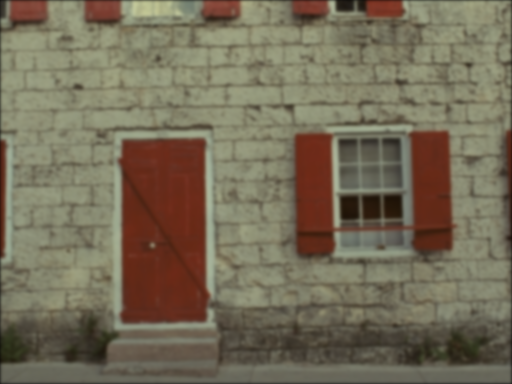
%> input picture metrics/img.png, 512 x 384 px
$ octave --eval "result = BPDHE_TCE2010(imread('../metrics/img.png'));"   (GNU Octave 9; MATLAB toolbox functions it lacks are replaced by stand-ins)
%> lines starting %> are read from the running program, lines starting %| are printed output that depends on the picture; in (x1, y1, x2, y2) boxes, pixels count from 0 and x2, y2 are one past the last pixel; in counts of white or black regions, pixels touching at a corner belong together; the program's own positions count from 1
function d = BPDHE_TCE2010(im)
% input: im (in unit8 format)
% output: d (in unit8 format)

hsv = rgb2hsv(im);
%> hsv: size 384x512x3 double; mean H, S, V 0.141, 0.275, 0.464
h = hsv(:,:,1);
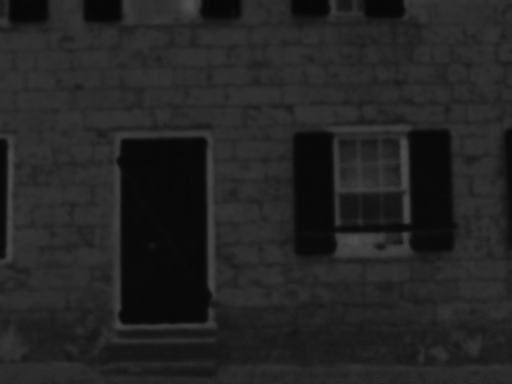
%> h: size 384x512 double; min 0.0254, max 0.322, mean 0.141
s = hsv(:,:,2);
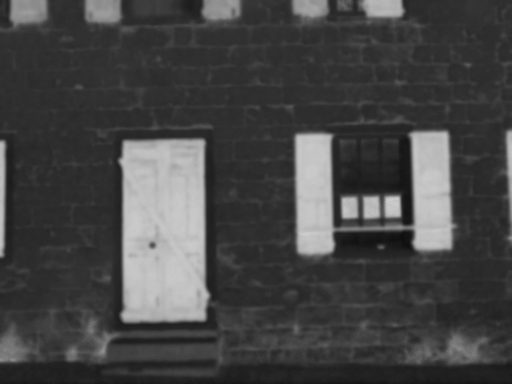
%> s: size 384x512 double; min 0.05, max 0.812, mean 0.275
i = uint8(hsv(:,:,3).*255);
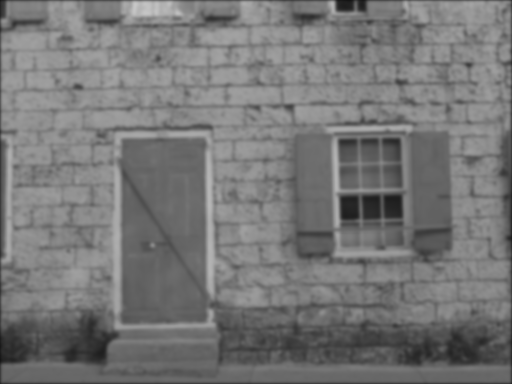
%> i: size 384x512 uint8; min 20, max 199, mean 118.4
% i = uint8(20+rand(512).*(200));
ma = double(max(i(:)));
%> ma = 199
mi = double(min(i(:)));
%> mi = 20
bins = (ma-mi)+1;
%> bins = 180
hist_i = hist(double(i(:)),bins);
%> hist_i = 180 values, max 3798 at index 85, min 1 at index 179, mean 1092.3
gausFilter = fspecial('gaussian',[1 9],1.0762);
blur_hist = (imfilter(hist_i,gausFilter,'replicate'));
%> blur_hist = 180 values, max 3645.3 at index 84, min 2.74 at index 180, mean 1092.3
derivFilter = [-1 1];
deriv_hist = imfilter(blur_hist,derivFilter,'replicate');
%> deriv_hist = 180 values, max 311.1 at index 77, min -341.2 at index 86, mean -0.00393
sign_hist = sign(deriv_hist);
%> sign_hist = 180 values, max 1 at index 3, min -1 at index 1, mean 0.183
meanFilter = [1/3 1/3 1/3];
smooth_sign_hist = sign(imfilter(sign_hist,meanFilter,'replicate'));
%> smooth_sign_hist = 180 values, max 1 at index 3, min -1 at index 1, mean 0.178
cmpFilter = [1 1 1  -1 -1 -1 -1 -1];
index = zeros([1,3]);
index(1) = 0;
p = 2;
for n = 1:bins-7
    C = smooth_sign_hist(n:n+7) == cmpFilter;
    if sum(C) ==8
        index(p) = n+3;
        p = p+1;
    end
end
%> this loop made 173 passes
%> C on passes 1 to 3: [false false true false false false false false], [false true true false false false false false], [true true true false false false false false]
%> after the loop, index = [0 84 121 149 158]; p = 6
index(p) = bins;
factor = zeros([length(index)-1,1]);
span = factor;
%> span = [0; 0; 0; 0; 0]
M = factor;
%> M = [0; 0; 0; 0; 0]
range = factor;
%> range = [0; 0; 0; 0; 0]
start = factor;
%> start = [0; 0; 0; 0; 0]
endd = factor;
%> endd = [0; 0; 0; 0; 0]
sub_hist = cell([length(index)-1,1]);
%> sub_hist = {[], [], [], [], []}
for m = 1:length(index)-1;
    sub_hist{m} = hist_i(index(m)+1:index(m+1));
    M(m) = sum(sub_hist{m});
    low = mi + index(m);
    high = mi + index(m+1)-1;
    span(m) = high-low+1;
    factor(m) = span(m)*log10(M(m));
end
%> this loop made 5 passes
%> (low, high) on passes 1 to 5: (20, 103), (104, 140), (141, 168), (169, 177), (178, 199)
%> after the loop, M = [56008; 96426; 42606; 944; 624]; factor = [398.9; 184.4; 129.6; 26.77; 61.49]; span = [84; 37; 28; 9; 22]; sub_hist = 5 items
factor_sum = sum(factor);
%> factor_sum = 801.2
for m = 1:length(index)-1;
    range(m) = round((256-mi)*factor(m)/factor_sum);
end
%> this loop made 5 passes
%> after the loop, range = [117; 54; 38; 8; 18]
start(1) = mi;
endd(1) = mi+range(1)-1;
for m = 2:length(index)-1;
    start(m) = start(m-1)+range(m-1);
    endd(m) = endd(m-1)+range(m);
end
%> this loop made 4 passes
%> after the loop, endd = [136; 190; 228; 236; 254]; start = [20; 137; 191; 229; 237]
y = cell([length(index)-1,1]);
%> y = {[], [], [], [], []}
s_r = zeros([1,mi]);
for m = 1:length(index)-1;
    hist_cum = cumsum(sub_hist{m});
    c = hist_cum./M(m);
    y{m} = round(start(m)+(endd(m)-start(m)).*c);
    s_r = [s_r,y{m}];
end
%> this loop made 5 passes
%> (hist_cum, c) on pass 4: ([203 366 493 581 641 712 774 860 944], [0.215 0.388 0.522 0.615 0.679 0.754 0.82 0.911 1])
%> after the loop, s_r = 200 values from 0 to 254; y = 5 items
i_s = zeros(size(i));
for n = mi:ma
    lc = i == n;
    i_s(lc) = double(s_r(n+1))/255;
end
%> this loop made 180 passes
%> pass 1, in BPDHE_TCE2010, `lc = i == n;`:
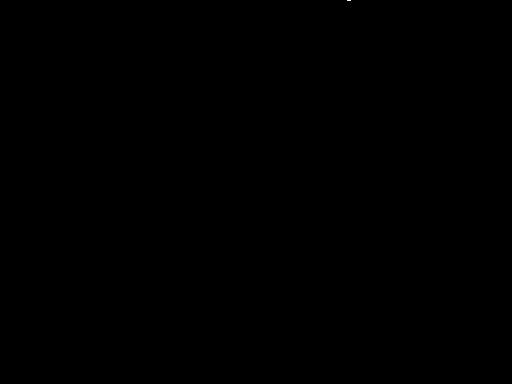
%> lc: size 384x512 logical; 0% white in thin lines or dots, all inside (x1, y1, x2, y2) = (347, 0, 351, 1)
%> after the loop:
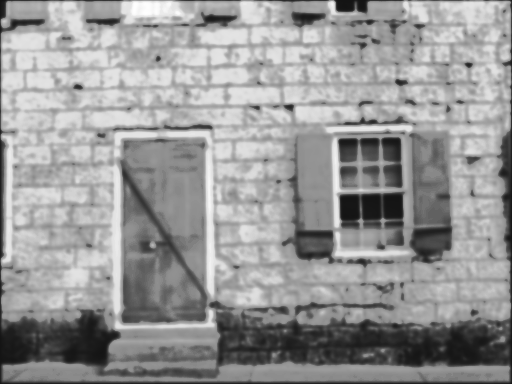
%> i_s: size 384x512 double; min 0.0784, max 0.996, mean 0.591
% hist_is = hist(double(i_s(:)),bins);
hsi_o = cat(3,h,s,i_s);
%> hsi_o: size 384x512x3 double; mean H, S, V 0.141, 0.275, 0.591
d = uint8(hsv2rgb(hsi_o).*255);
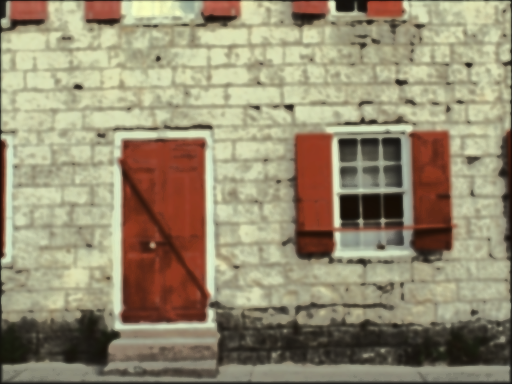
%> d: size 384x512x3 uint8; mean R, G, B 149.5, 139.3, 113.1
